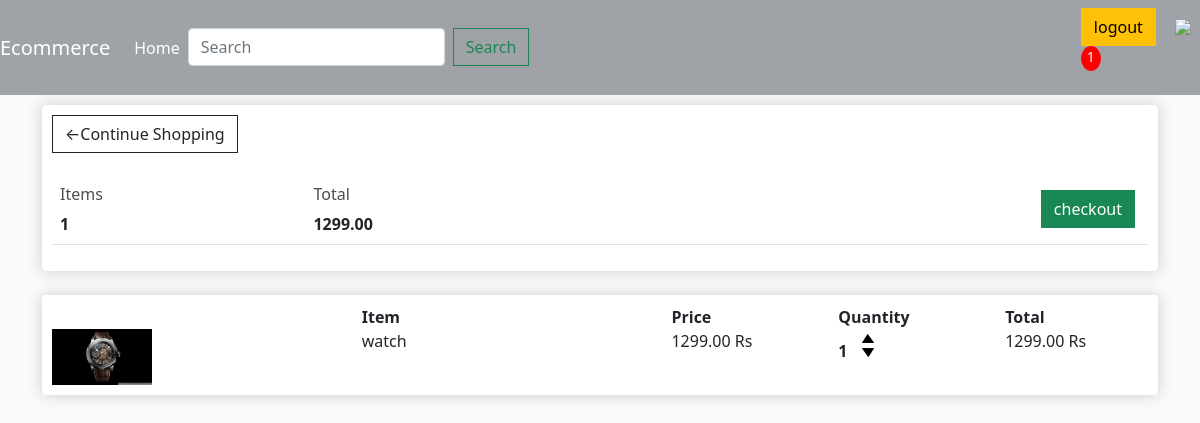
The app's page /cart/ (signed in) with its own data.
### store/models.py (models this page shows, shortened)
class order(models.Model):
    customer=models.ForeignKey(customer,on_delete=models.SET_NULL,null=True,blank=True)
    date_ordered=models.DateTimeField(auto_now_add=True)
    complete=models.BooleanField(default=False)
    transaction_id=models.CharField(max_length=200, default=True,null=True)
    @property
    def get_cart_total(self):
        orderitems=self.orderitems_set.all()
        total=sum([item.get_total for item in orderitems ])   #item pe get_total ka method isliye lagaya kiunkay aik say zayada quantity bhi husktii hai
        return total
    @property
    def get_cart_items(self):
        orderitems=self.orderitems_set.all()
        total=sum([item.quantity for item in orderitems ])   #item pe get_total ka method isliye lagaya kiunkay aik say zayada quantity bhi husktii hai
        return total

class orderitems(models.Model):
    product=models.ForeignKey(product,on_delete=models.SET_NULL,null=True)
    order=models.ForeignKey(order,on_delete=models.SET_NULL,null=True)
    quantity=models.IntegerField(default=0,null=True,blank=True)
    date_added=models.DateTimeField(auto_now_add=True)
    @property
    def get_total(self):
        total=self.product.price*self.quantity
        return total

class product(models.Model):
    name=models.CharField(max_length=200)
    price=models.DecimalField(max_digits=7,decimal_places=2)
    digital=models.BooleanField(default=False,null=True )
    image=models.ImageField(null=True,blank=True)
    @property
    def imageURL(self):
        try:
            url=self.image.url
        except:
            url=''
        return url

### store/views.py (the view)
# urls.py: path('cart/',views.cart,name='cart'),
def cart(request):
    if request.user.is_authenticated:
        customer=request.user.customer
        Order,customer=order.objects.get_or_create(customer=customer,complete=False)  # kahli wo order ju complete nhi huey us customer kay
        items=Order.orderitems_set.all()
        cartitems=Order.get_cart_items
    else:
        items=[]
        Order={"get_cart_total":0,"get_cart_items":0}
        cartitems=Order['get_cart_items']
    context={'items':items ,'Order':Order,"cartitems":cartitems,'shipping':False}
    return render(request,'store/cart.html',context)

### store/templates/store/cart.html
{% extends 'store/main.html' %}
{% load static %}
{% block content %}
<div class="row">
    <div class="col-lg-12">
        <div class="box-element">
            <a class='btn btn-outline-dark' href="{% url 'store' %}">&#x2190;Continue Shopping</a>
        <br>
        <br>
        <table class="table">
            <tr>
                <th><h6>Items</h6><strong>{{Order.get_cart_items}}</strong></th>
                <th><h6>Total</h6><strong>{{Order.get_cart_total|floatformat:2}}</strong></th>
                <th>
                    <a style="float: right; margin: 5px;" class="btn btn-success" href="{% url 'checkout' %}"> checkout </a>
                </th>
            </tr>
        </table>
        </div>
        <br>
        <div class="box-element">
            <div class="row" >
                <div style="flex: 2;"></div>
                <div style="flex: 2;"><strong> Item</strong>  </div>
                <div style="flex: 1;"><strong>Price</strong></div>
                <div style="flex: 1;"><strong>Quantity</strong></div>
                <div style="flex: 1;"><strong>Total</strong></div>
            </div>
            {% for item in items %}
            <div class="row" >
                <div style="flex: 2;"><img src="{{item.product.imageURL}}" alt="" class="row-image"></div>
                <div style="flex: 2;">{{item.product.name}}</div>
                <div style="flex: 1;">{{item.product.price|floatformat:2}} Rs</div>
                <div style="flex: 1;">
                    <p class="quantity">{{item.quantity}}</p>
                    <div class="quantity">
                        <img data-product={{item.product.id}} data-action="add" src="{% static 'images/arrow-up.png' %}" alt="" class="chg-quantity update-cart">
                        <img data-product={{item.product.id}} data-action="remove" src="{% static 'images/arrow-down.png' %}" alt="" class="chg-quantity update-cart">
                    </div>
                </div>
                <div style="flex: 1;">{{item.get_total|floatformat:2}} Rs</div>
            </div>
            {% endfor %}
        </div>
    </div>
</div>
{% endblock content %}

### store/static/css/main.css (style rules this page uses)
body { background-color: hsl(0, 0%, 98%); }
h1,h2,h3,h4,h5,h6 { color:hsl(0, 0%, 30%); }
.box-element { box-shadow:hsl(0, 0%, 80%) 0 0 16px; background-color: #fff; border-radius: 4px; padding: 10px; }
.col-lg-4, .col-lg-6, .col-lg-8, .col-lg-12 { margin-top: 10px; }
.btn { border-radius: 0; }
.row-image { width: 100px; }
.quantity { display: inline-block; font-weight: 700; padding-right:10px; }
.chg-quantity { width: 12px; cursor: pointer; display: block; margin-top: 5px; transition:.1s; }

### records on screen
order: get_cart_items "1", get_cart_total "1299.00"
orderitems: product.imageURL (picture), product.name "watch", product.price "1299.00", quantity "1", get_total "1299.00"

### other values on screen
{{ cartitems }} "1"
